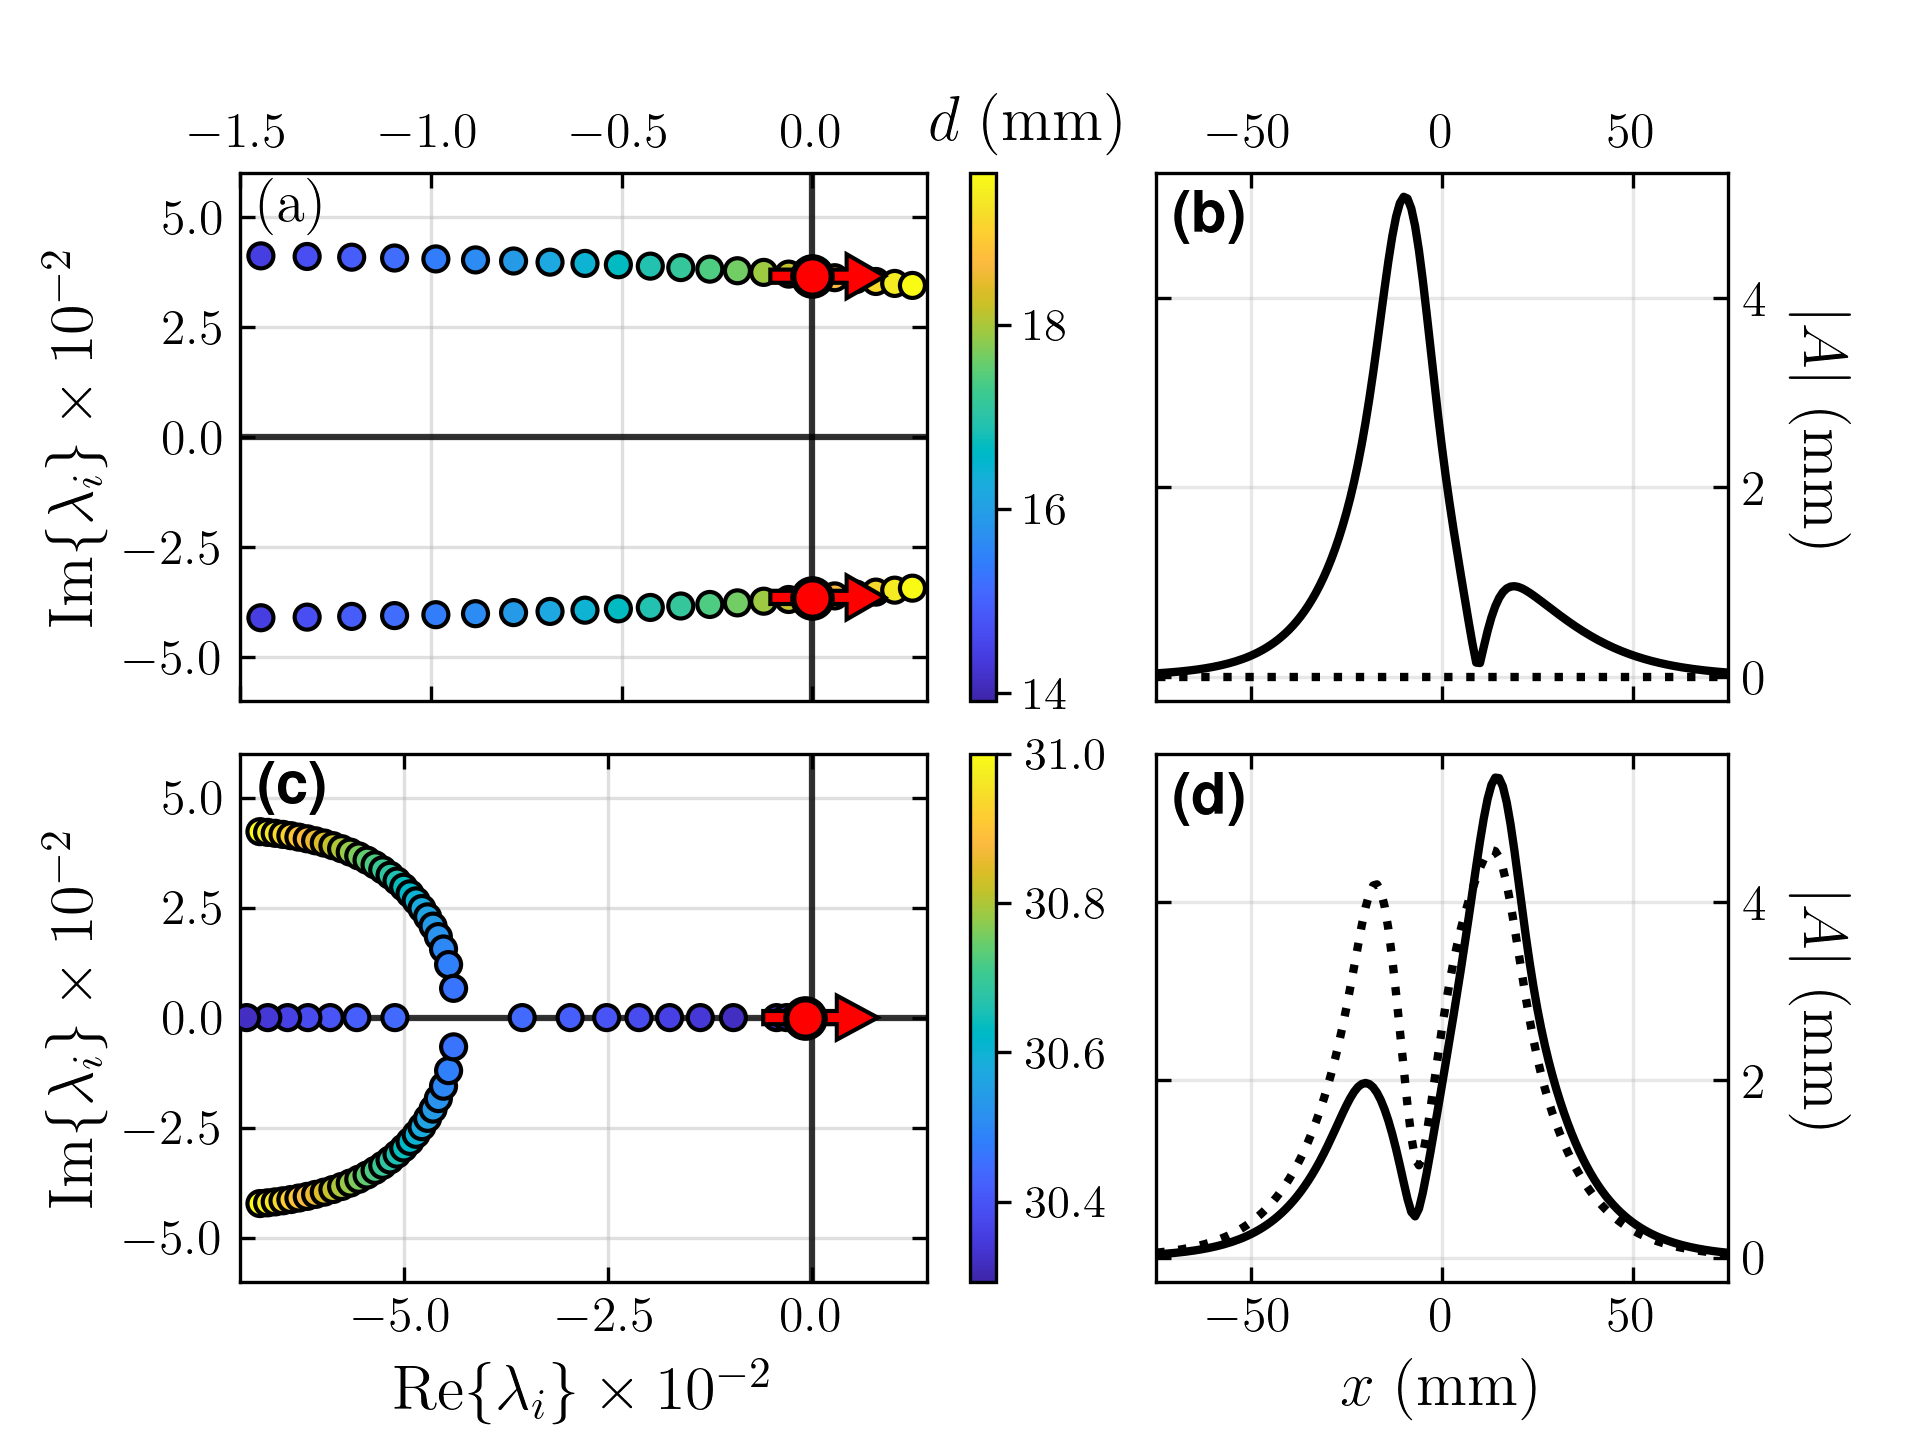

Here is the Python script that generated this plot:

import matplotlib.pyplot as plt

from functions import *
from back_process import *
from time_integrators import *

if __name__ == '__main__':
    directory = "C:/Users/research/LENL_simulations/00_projects/PT_symmetry/spectral_analysis/spectral_data"
    beta = 0.004811649356064012

    mode_evol_zero = np.loadtxt(directory + '/mod_ev_zero.txt', delimiter=',')
    mode_0_zero = np.loadtxt(directory + '/mod_0_zero.txt', delimiter=',')
    eig_r_zero = np.loadtxt(directory + '/eig_r_zero.txt', delimiter=',')
    eig_i_zero = np.loadtxt(directory + '/eig_i_zero.txt', delimiter=',')
    DIST_zero = np.loadtxt(directory + '/DIST_zero.txt', delimiter=',')
    x_grid_zero = np.loadtxt(directory + '/x_grid_zero.txt', delimiter=',')

    mode_evol_sol = np.loadtxt(directory + '/mod_ev_sol.txt', delimiter=',')
    mode_0_sol = np.loadtxt(directory + '/mod_0_sol.txt', delimiter=',')
    eig_r_sol = np.loadtxt(directory + '/eig_r_sol.txt', delimiter=',')
    eig_i_sol = np.loadtxt(directory + '/eig_i_sol.txt', delimiter=',')
    DIST_sol = np.loadtxt(directory + '/DIST_sol.txt', delimiter=',')
    x_grid_sol = np.loadtxt(directory + '/x_grid_sol.txt', delimiter=',')

    fig, ((ax1, ax2), (ax3, ax4)) = plt.subplots(nrows=2, ncols=2,gridspec_kw={'width_ratios': [1.5, 1.0]})
    plt.subplots_adjust(wspace=0.08, hspace=0.1)

    n = 100

    sc = ax1.scatter(eig_r_zero * n, eig_i_zero* n, edgecolors="0.", c=DIST_zero, zorder=10, cmap=parula_map)
    ax1.scatter(np.flip(eig_r_zero)[6] * n, np.flip(eig_i_zero)[6] * n, linewidth=1.5, edgecolors="0.", c="r", zorder=12, s=85)
    ax1.arrow(-0.0011 * n, 0.0365 * n, 0.002 * n, 0, width=0.003 * n, head_length=0.001 * n, head_width=0.01 * n, facecolor="r", zorder=11, edgecolor="0.")
    ax1.arrow(-0.0011 * n, -0.0365 * n, 0.002 * n, 0, width=0.003 * n, head_length=0.001 * n, head_width=0.01 * n, facecolor="r", zorder=11, edgecolor="0.")
    cbar_01 = plt.colorbar(sc)
    cbar_01.set_label('$d\ \\textrm{(mm)}$', rotation=0, size=15, labelpad=-10, y=1.15)
    cbar_01.ax.tick_params(labelsize=11)
    ax1.set_xlim([-0.015 * n, 0.003 * n])
    ax1.set_ylim([-0.06 * n, 0.06 * n])
    ax1.vlines(0, -20, 20, colors="k", alpha=0.8)
    ax1.hlines(0, -20, 20, colors="k", alpha=0.8)
    ax1.grid(alpha=0.4, zorder=0)
    ax1.set_ylabel("$\\textrm{Im}\{\lambda_i\}\\times 10^{-2}$", fontsize=15)
    ax1.tick_params(axis="x", direction="in", top=True, bottom=True, labeltop=True, labelbottom=False, labelsize=12)
    ax1.tick_params(axis="y", direction="in", left=True, right=True, labelleft=True, labelright=False, labelsize=12)

    ax2.plot(x_grid_zero, mode_evol_zero / np.sqrt(beta), color="k", label="$|A_s + e^{\lambda_c dt}A_c|$", linewidth=2)
    ax2.plot(x_grid_zero, mode_0_zero / np.sqrt(beta), color="k", label="$|A_s|$", linestyle=":", linewidth=2)
    ax2.set_xlim(-75, 75)
    ax2.grid(alpha=0.3)
    ax2.tick_params(axis="x", direction="in", top=True, bottom=True, labeltop=True, labelbottom=False, labelsize=12)
    ax2.tick_params(axis="y", direction="in", left=True, right=True, labelleft=False, labelright=True, labelsize=12)
    ax2.set_ylabel("$|A|\ \\textrm{(mm)}$", fontsize=15, rotation=270, labelpad=20)
    ax2.yaxis.set_label_position("right")

    sc = ax3.scatter(np.flip(eig_r_sol) * n, np.flip(eig_i_sol) * n, edgecolors="0.", c=np.flip(DIST_sol), zorder=10, cmap=parula_map)
    ax3.scatter(np.flip(eig_r_sol)[-1] * n, np.flip(eig_i_sol)[-1] * n, linewidth=1.5, edgecolors="0.", c="r", zorder=12, s=85)
    ax3.arrow(-0.006 * n, 0 * n, 0.009 * n, 0. * n, width=0.003 * n, head_length=0.005 * n, head_width=0.01 * n, facecolor="r", zorder=11, edgecolor="0.")
    cbar_03 = plt.colorbar(sc)
    cbar_03.ax.tick_params(labelsize=11)
    #cbar.set_label('$d\ \\textrm{(mm)}$', rotation=0, size=15, labelpad=20, y=1.1)
    ax3.set_xlim([-0.07 * n, 0.014 * n])
    ax3.set_ylim([-0.06 * n, 0.06 * n])
    ax3.vlines(0, -20, 20, colors="k", alpha=0.8)
    ax3.hlines(0, -20, 20, colors="k", alpha=0.8)
    ax3.grid(alpha=0.4, zorder=0)
    ax3.set_xlabel("$\\textrm{Re}\{\lambda_i\}\\times 10^{-2}$", fontsize=15)
    ax3.set_ylabel("$\\textrm{Im}\{\lambda_i\}\\times 10^{-2}$", fontsize=15)
    ax3.tick_params(axis="x", direction="in", top=True, bottom=True, labelsize=12)
    ax3.tick_params(axis="y", direction="in", left=True, right=True, labelsize=12)

    ax4.plot(x_grid_sol, mode_evol_sol / np.sqrt(beta), color="k", label="$|A_s + e^{\lambda_c dt}A_c|$", linewidth=2)
    ax4.plot(x_grid_sol, mode_0_sol / np.sqrt(beta), color="k", label="$|A_s|$", linestyle=":", linewidth=2)
    ax4.set_xlim(-75, 75)
    ax4.grid(alpha=0.3)
    ax4.set_xlabel("$x\ \\textrm{(mm)}$", fontsize=15)
    ax4.tick_params(axis="x", direction="in", top=True, bottom=True, labelsize=12, labeltop=False, labelbottom=True)
    ax4.tick_params(axis="y", direction="in", left=True, right=True, labelsize=12, labelleft=False, labelright=True)
    ax4.set_ylabel("$|A|\ \\textrm{(mm)}$", fontsize=15, rotation=270, labelpad=20)
    ax4.yaxis.set_label_position("right")

    props = dict(boxstyle='round,pad=0.1', facecolor='white', alpha=0.75)
    ax1.text(-1.45, 4.9, "$\\textbf{(a)}$", fontsize=14, rotation=0, zorder=13)
    ax2.text(-70.3, 4.7, "$\\textbf{(b)}$", fontsize=14, rotation=0, zorder=13)
    ax3.text(-6.77, 4.9, "$\\textbf{(c)}$", fontsize=14, rotation=0, zorder=13)
    ax4.text(-70.3, 5, "$\\textbf{(d)}$", fontsize=14, rotation=0, zorder=13)

    #savedirectory = "C:/mnustes_science/simulation_data/FD/PDNLS_extended_PT/extras/dimensional/analysis/figures"
    plt.savefig('Fig06.png', dpi=300)
    plt.close()
